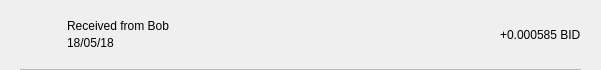
<?xml version="1.0" encoding="UTF-8"?>
<ui version="4.0">
 <class>TxRow</class>
 <widget class="QWidget" name="TxRow">
  <property name="geometry">
   <rect>
    <x>0</x>
    <y>0</y>
    <width>601</width>
    <height>70</height>
   </rect>
  </property>
  <property name="minimumSize">
   <size>
    <width>0</width>
    <height>40</height>
   </size>
  </property>
  <property name="windowTitle">
   <string>Form</string>
  </property>
  <layout class="QVBoxLayout" name="verticalLayout_3">
   <property name="spacing">
    <number>0</number>
   </property>
   <property name="leftMargin">
    <number>0</number>
   </property>
   <property name="topMargin">
    <number>0</number>
   </property>
   <property name="rightMargin">
    <number>0</number>
   </property>
   <property name="bottomMargin">
    <number>0</number>
   </property>
   <item>
    <widget class="QWidget" name="rowContainer" native="true">
     <layout class="QVBoxLayout" name="verticalLayout_2">
      <property name="spacing">
       <number>9</number>
      </property>
      <property name="leftMargin">
       <number>20</number>
      </property>
      <property name="topMargin">
       <number>9</number>
      </property>
      <property name="rightMargin">
       <number>20</number>
      </property>
      <property name="bottomMargin">
       <number>0</number>
      </property>
      <item>
       <widget class="QFrame" name="frame">
        <property name="styleSheet">
         <string notr="true">border:none;</string>
        </property>
        <property name="frameShape">
         <enum>QFrame::StyledPanel</enum>
        </property>
        <property name="frameShadow">
         <enum>QFrame::Raised</enum>
        </property>
        <layout class="QHBoxLayout" name="horizontalLayout" stretch="0,2,0">
         <property name="leftMargin">
          <number>0</number>
         </property>
         <property name="topMargin">
          <number>0</number>
         </property>
         <property name="rightMargin">
          <number>0</number>
         </property>
         <property name="bottomMargin">
          <number>0</number>
         </property>
         <item>
          <widget class="QPushButton" name="icon">
           <property name="focusPolicy">
            <enum>Qt::NoFocus</enum>
           </property>
           <property name="styleSheet">
            <string notr="true">border:none;</string>
           </property>
           <property name="text">
            <string/>
           </property>
           <property name="iconSize">
            <size>
             <width>28</width>
             <height>28</height>
            </size>
           </property>
          </widget>
         </item>
         <item>
          <layout class="QVBoxLayout" name="verticalLayout">
           <property name="spacing">
            <number>3</number>
           </property>
           <property name="leftMargin">
            <number>9</number>
           </property>
           <item>
            <widget class="QLabel" name="lblAddress">
             <property name="styleSheet">
              <string notr="true"/>
             </property>
             <property name="text">
              <string>Received from Bob</string>
             </property>
             <property name="alignment">
              <set>Qt::AlignBottom|Qt::AlignLeading|Qt::AlignLeft</set>
             </property>
            </widget>
           </item>
           <item>
            <widget class="QLabel" name="lblDate">
             <property name="styleSheet">
              <string notr="true"/>
             </property>
             <property name="text">
              <string>18/05/18</string>
             </property>
             <property name="alignment">
              <set>Qt::AlignLeading|Qt::AlignLeft|Qt::AlignTop</set>
             </property>
            </widget>
           </item>
          </layout>
         </item>
         <item>
          <widget class="QLabel" name="lblAmount">
           <property name="styleSheet">
            <string notr="true"/>
           </property>
           <property name="text">
            <string>+0.000585 BID</string>
           </property>
          </widget>
         </item>
        </layout>
       </widget>
      </item>
      <item>
       <widget class="QLabel" name="lblDivisory">
        <property name="minimumSize">
         <size>
          <width>0</width>
          <height>1</height>
         </size>
        </property>
        <property name="maximumSize">
         <size>
          <width>16777215</width>
          <height>1</height>
         </size>
        </property>
        <property name="styleSheet">
         <string notr="true">background-color:#bababa;</string>
        </property>
        <property name="text">
         <string/>
        </property>
        <property name="alignment">
         <set>Qt::AlignBottom|Qt::AlignLeading|Qt::AlignLeft</set>
        </property>
       </widget>
      </item>
     </layout>
    </widget>
   </item>
  </layout>
 </widget>
 <resources/>
 <connections/>
</ui>
